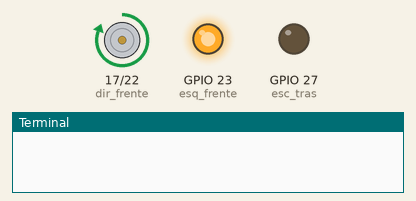
Simulated run of this program. Board: Raspberry Pi (BCM pin numbers). On the bench: motor-driver pin pairs drawn as motors (green arrow = first pin HIGH = forward, orange = second pin HIGH = backward, longer = more drive), output pins drawn as LEDs (lit = HIGH), the last lines printed to the terminal. At 12.0 s the program stops and its outputs stay as they are.

Above: at 0.1 s.
At 3.1 s:
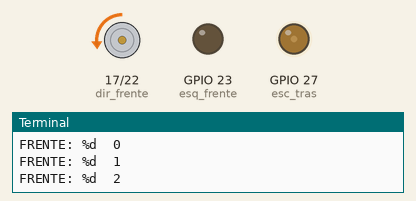
At 6.1 s:
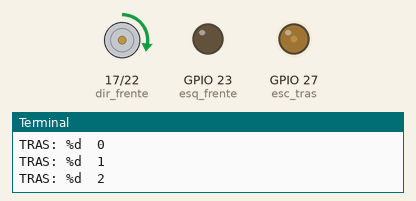
At 9.1 s:
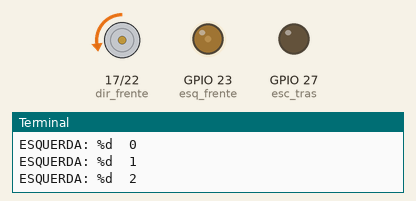
At 12.1 s:
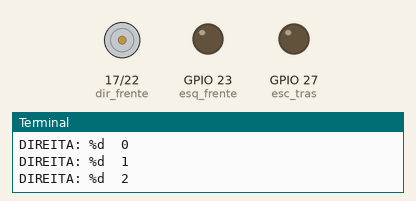
Timing chart, 0 to 13.5 s (numbered marks = the images above):
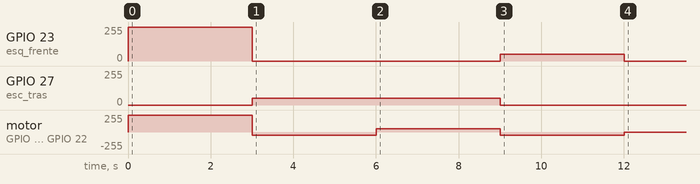

The program:

basic_run_kpacitorpi.py
```python
#!/usr/bin/env python
# -*- coding: utf-8 -*-

#/###################################################################
#/ Kpacitor, Ensinanso Tecnologia
#/###################################################################
#/ Author: Elder Lucas de Oliveira Santos
#/ Data: 13 de Janeiro de 2015
#/ Titulo: Robo KapacitorPi
#/###################################################################
#/ Arquivo: run_kapacitorpi.py
#/ Descricao: Controle das funcoes basicas do Frente, Tras, Esquerda
#/			  e direita
#/
#/ Curso: Raspberry Pi: Primeiros Passos + IOT (Internet of things)
#/ link: www.kpacitor.com/robokpacitorpi
#/
#/###################################################################

import RPi.GPIO as GPIO
import time
import os

def movimentar(run):
	if run == 'FRENTE':
		dir_frente.start(100) #Duty Cycle de 20%
		esq_frente.start(100) #Duty Cycle de 20%
		dir_tras.stop()
		esc_tras.stop()

	elif run == 'TRAS':
		dir_tras.start(18) #Duty Cycle de 20%
		esc_tras.start(20) #Duty Cycle de 20%
		dir_frente.stop()
		esq_frente.stop()

	elif run == 'DIREITA':
		esq_frente.start(20) #Duty Cycle de 20%
		dir_tras.start(20) #Duty Cycle de 20%
		dir_frente.stop()
		esc_tras.stop()

	elif run == 'ESQUERDA':
		dir_frente.start(20) #Duty Cycle de 20%
		esc_tras.start(20) #Duty Cycle de 20%
		esq_frente.stop()
		dir_tras.stop()

	else:
		dir_frente.stop()
		esq_frente.stop()
		dir_tras.stop()
		esc_tras.stop()

	return "Ok, Movimento Executado"


GPIO.setmode(GPIO.BCM)

GPIO.setup(17,GPIO.OUT)
GPIO.setup(22,GPIO.OUT)
GPIO.setup(23,GPIO.OUT)
GPIO.setup(27,GPIO.OUT)


dir_frente 	= GPIO.PWM(17, 100) #Direita Para Frente
dir_tras 	= GPIO.PWM(22, 100) #Direita Para Tras
esq_frente 	= GPIO.PWM(23, 100) #Esquerda Para Frente
esc_tras 	= GPIO.PWM(27, 100) #Esquerda Para Tras


movimentar(run = 'FRENTE')
for x in range(0, 3):
	time.sleep(1)
	print "FRENTE: %d ", x


movimentar(run = 'TRAS')
for x in range(0, 3):
	time.sleep(1)
	print "TRAS: %d ", x

movimentar(run = 'ESQUERDA')
for x in range(0, 3):
	time.sleep(1)
	print "ESQUERDA: %d ", x

movimentar(run = 'DIREITA')
for x in range(0, 3):
	time.sleep(1)
	print "DIREITA: %d ", x

movimentar(run = 'STOP')


GPIO.cleanup()
```

Measured:
- by itself, GPIO 23 (esq_frente): 0/255 → 255/255 at 0.00 s, → 0/255 3.0 s later, → 51/255 6.0 s later, → 0/255 3.0 s later
- by itself, GPIO 27 (esc_tras): 0/255 → 51/255 at 3.0 s, → 0/255 6.0 s later
- by itself, motor on GPIO 17 (dir_frente) / GPIO 22 (dir_tras): stopped → forward 255/255 at 0.00 s, → backward 46/255 3.0 s later, → forward 51/255 3.0 s later, → backward 51/255 3.0 s later, … (5 changes in this stretch)
